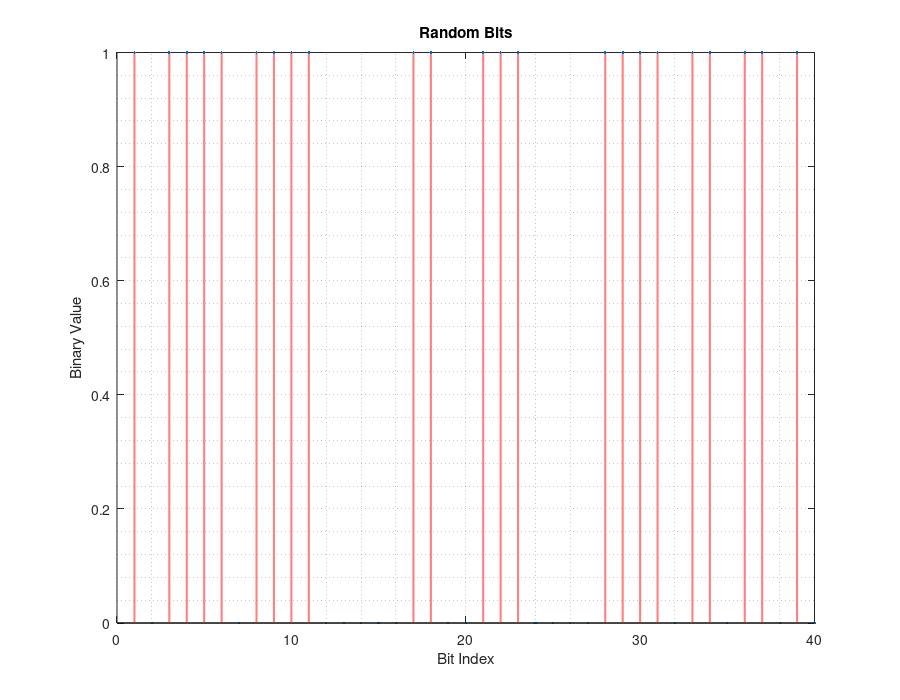
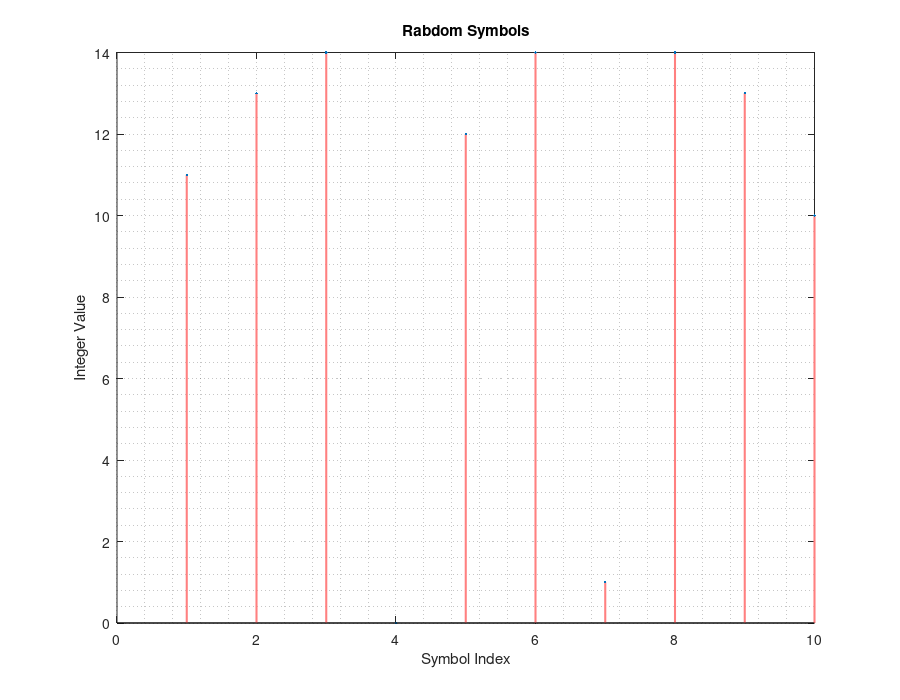

Here is the MATLAB script that generated these plots, in order: (Note: this script raises an error after producing the figures.)
% Typing by Changgnag Zheng

%% Define parameters

M = 16;
k = log2(M);
n = 3e4;
nsamp = 1;
iMin = 0;
iMax = 1;
x = randi([iMin,iMax],1,n);
EX1_plot1 = figure;
stem(x(1:40),'.','filled','LineWidth',1.5,'color',[1,0.5,0.5]);
title('Random Bits');
xlabel('Bit Index');
ylabel('Binary Value')
grid minor
set(EX1_plot1, 'PaperPosition', [0.05 0.05 9 7]);
set(EX1_plot1, 'PaperSize', [9.05 7.05]);
saveas(EX1_plot1,['EX1_plot1.pdf'],'pdf')


%% Bit to symbol mapping
xsym = bi2de(reshape(x,k,length(x)/k).','left-msb');
EX1_plot2 = figure;
stem(xsym(1:10),'.','filled','LineWidth',1.5,'color',[1,0.5,0.5]);
title('Rabdom Symbols');
xlabel('Symbol Index');
ylabel('Integer Value')
grid minor
set(EX1_plot2, 'PaperPosition', [0.05 0.05 9 7]);
set(EX1_plot2, 'PaperSize', [9.05 7.05]);
saveas(EX1_plot2,['EX1_plot2.pdf'],'pdf')

%% Modulation 
y = modulate(modem.qammod(M), xsym); % using the 16 QAM

%% Transmissitted Signal
ytx = y;

%% Channel
% Send signal over an AEGN channel
EbNo = 9;
snr = EbNo + 10*log10(k) - 10*log10(nsamp);
ynoisy = awgn(ytx,snr,'measured');

%% Receive channel
yrx = ynoisy;

%% Scatter plot

h = scatterplot(yrx(1:nsamp*5e3),nsamp, 0,'.');
hold on;
EX1_plot3 = scatterplot(ytx(1:5e3),1,0,'+',h);
title('Received Signal')
legend('Received Signal','Signal Constellation');
axis([-5 5 -5 5]);
grid minor
set(EX1_plot3, 'PaperPosition', [0.05 0.05 9 7]);
set(EX1_plot3, 'PaperSize', [9.05 7.05]);
saveas(EX1_plot3,['EX1_plot3.pdf'],'pdf')
hold off;

%% Demodulation
% Demodulate signal using 16-QAM.
zsym = demodulate(modem.qamdemod(M), yrx);


%% Symbol-to-Bit Mapping
% Undo the bit-to-symbol mapping performed earlier.
z = de2bi(zsym, 'left-msb'); % Convert integers to bits.
% Convert z from a matrix to a vector.
z = reshape(z.', prod(size(z)),1);

%% BER Computation
% Compare x and z to obtain the number of errors and the bit
% error rate.
[number_of_errors, bit_error_rate] = biterr(x, z.')
